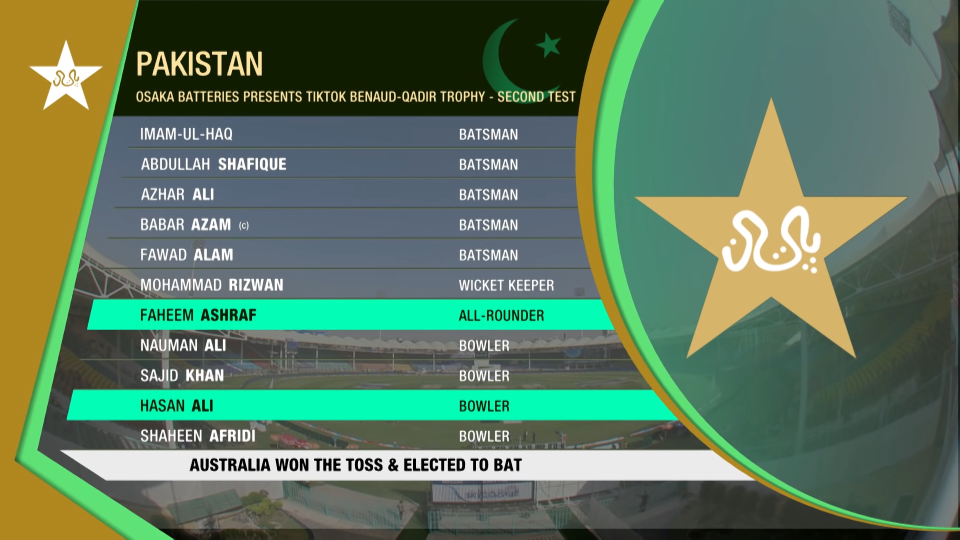
#> input picture m2d1_0.png, 1920 x 1080 px (shown at 1/2 size)
$ python -i operators.py   (imports and definitions only)   (Python 2 division)
#> lines starting #> are read from the running program, lines starting #| are printed output that depends on the picture
import cv2
import numpy as np
import sys

class NormalizeImage(object):
    """ normalize image such as substract mean, divide std
    """

    # [21 lines left out: functions __init__, __call__, not called in this run]

class ToCHWImage(object):
    """ convert hwc image to chw image
    """

    def __init__(self, **kwargs):
        pass

    # [7 lines left out: function __call__, not called in this run]

class KeepKeys(object):
    def __init__(self, keep_keys, **kwargs):
        self.keep_keys = keep_keys

    # [5 lines left out: function __call__, not called in this run]

class DetResizeForTest(object):
    def __init__(self, **kwargs):
        super(DetResizeForTest, self).__init__()
        self.resize_type = 0
        if 'image_shape' in kwargs:
            self.image_shape = kwargs['image_shape']
            self.resize_type = 1
        elif 'limit_side_len' in kwargs:
            self.limit_side_len = kwargs['limit_side_len']
            self.limit_type = kwargs.get('limit_type', 'min')
        elif 'resize_long' in kwargs:
            self.resize_type = 2
            self.resize_long = kwargs.get('resize_long', 960)
        else:
            self.limit_side_len = 736
            self.limit_type = 'min'

    def __call__(self, data):
        img = data['image']
        src_h, src_w, _ = img.shape

        if self.resize_type == 0:
            # img, shape = self.resize_image_type0(img)
            img, [ratio_h, ratio_w] = self.resize_image_type0(img)
        elif self.resize_type == 2:
            img, [ratio_h, ratio_w] = self.resize_image_type2(img)
        else:
            # img, shape = self.resize_image_type1(img)
            img, [ratio_h, ratio_w] = self.resize_image_type1(img)
        data['image'] = img
        data['shape'] = np.array([src_h, src_w, ratio_h, ratio_w])
        return data

    # [81 lines left out: functions resize_image_type1, resize_image_type0, resize_image_type2, not called in this run]

>>> import cv2
>>> picture = cv2.imread('m2d1_0.png', cv2.IMREAD_GRAYSCALE)
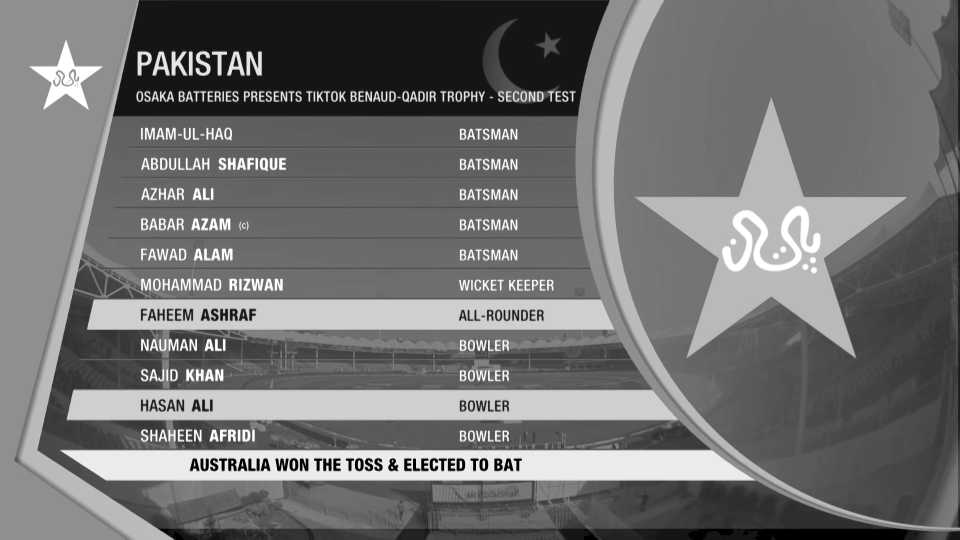
#> picture: shape (1080, 1920) (shown at 1/2 size); min 0, max 255, mean 112.9
#> (the run stopped early here; a loop or call above may not have finished)
